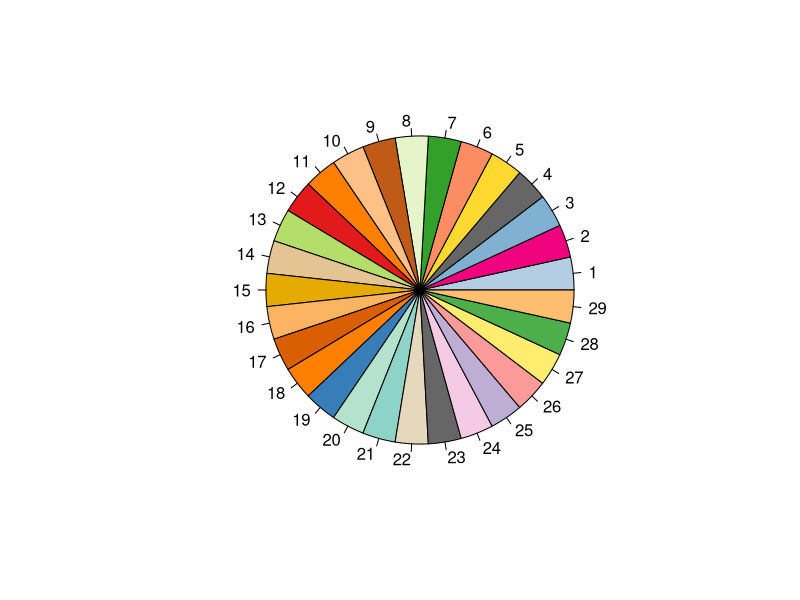

This chart was generated by the following R code:
library(RColorBrewer)
n <- 29
qual_col_pals = brewer.pal.info[brewer.pal.info$category == 'qual',]
col_vector = unlist(mapply(brewer.pal, qual_col_pals$maxcolors, rownames(qual_col_pals)))
pie(rep(1,n), col=sample(col_vector, n))
col_vector
